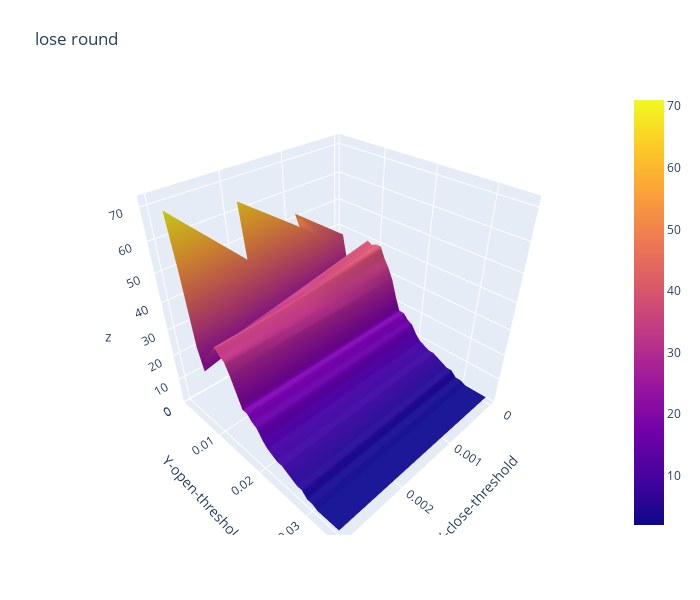

The notebook cell this image was saved under:
### Code cell
import plotly.graph_objects as go

x_data = df_lose_round.columns.to_list() # close threshold

y_data = df_lose_round.index.to_list() # open threshold

z_data = df_lose_round.copy(deep=True) # win rate

fig = go.Figure(data=[go.Surface(z=z_data.values,x=x_data,y=y_data)])

fig.update_layout(title="lose round", # 标题
                  autosize=False,  # 尺度自动缩放
                  width=700,  # 长宽
                  height=600,
                  margin=dict(l=65,r=50,b=65,t=90),  # 4个位置的距离
                  scene=dict(xaxis_title='X-close-threshold',yaxis_title='Y-open-threshold')
                )

fig.show()

### Figure 1 — Plotly figure (JSON) as saved in the notebook; plotly's stock layout.template omitted (floating-point values rounded to 4 significant figures; data arrays with more than 128 entries replaced by an {"elided": "..."} marker saying what was removed)
{"data": [{"type": "surface", "x": [0, 0.001, 0.002, 0.003], "y": [0.001, 0.002, 0.003, 0.004, 0.005, 0.006, 0.007, 0.008, 0.009, 0.01, 0.011, 0.012, 0.013, 0.014, 0.015, 0.016, 0.017, 0.018, 0.019, 0.02, 0.021, 0.022, 0.023, 0.024, 0.025, 0.026, 0.027, 0.028, 0.029, 0.03, 0.031, 0.032, 0.033, 0.034, 0.035], "z": {"elided": "35x4 int values"}}], "layout": {"autosize": false, "height": 600, "margin": {"b": 65, "l": 65, "r": 50, "t": 90}, "scene": {"xaxis": {"title": {"text": "X-close-threshold"}}, "yaxis": {"title": {"text": "Y-open-threshold"}}}, "title": {"text": "lose round"}, "width": 700}}
